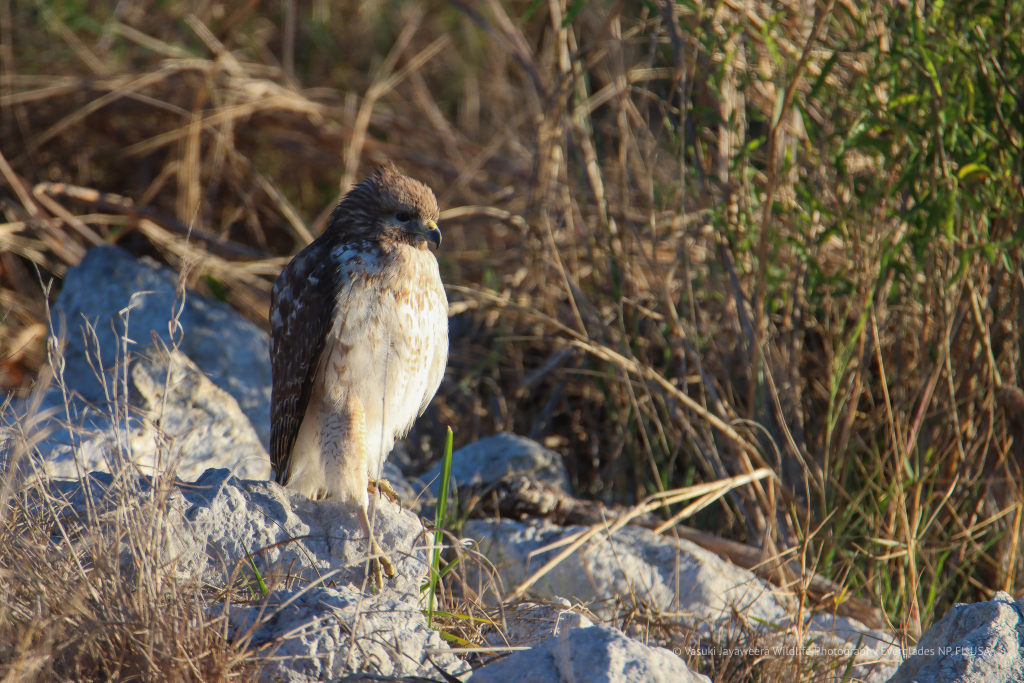
#> input picture Wildlife Photos/Everglades National Park, Florida/IMG_7093.jpg, 2048 x 1365 px (shown at 1/2 size)
$ python -i generate-web-images.py   (imports and definitions only)
#> lines starting #> are read from the running program, lines starting #| are printed output that depends on the picture
#!/usr/bin/env python3
"""Generates fast-loading web copies of the wildlife photos.

The originals in "Wildlife Photos/<park>/<file>" are straight-off-the-camera
files (several MB each, some 12+ MP) -- great for prints, way more than a
browser needs to display in a grid. This script mirrors every photo into
"wildlife/assets/web/<park>/<file>" resized to a max of WEB_MAX_DIMENSION px
on the long edge and re-encoded at WEB_JPEG_QUALITY, which is what the site
actually links to (see wildlife/assets/parks.js: webPhotoUrl), with a
watermark stamped on. The originals are left untouched, are gitignored, and
are never published -- prints are fulfilled from them by request.

Re-run any time photos are added; already-up-to-date web copies (destination
newer than source) are skipped, so it's safe/cheap to run repeatedly. Pass
--force to regenerate everything regardless.

Usage: python wildlife/scripts/generate-web-images.py [--force]
Requires Pillow: pip install Pillow
"""

import sys
from pathlib import Path

from PIL import Image, ImageDraw, ImageFont, ImageOps

REPO_ROOT = Path(__file__).resolve().parent.parent.parent
PHOTOS_DIR = REPO_ROOT / "Wildlife Photos"
WEB_DIR = REPO_ROOT / "wildlife" / "assets" / "web"

IMAGE_EXTENSIONS = {".jpg", ".jpeg", ".png"}
# Animated/exotic formats aren't safe to re-encode with this approach --
# pages just fall back to the original file for these (see parks.js).
SKIP_EXTENSIONS = {".gif", ".webp"}

WEB_MAX_DIMENSION = 900  # px, long edge
WEB_JPEG_QUALITY = 82

# Watermark stamped onto every web copy: a tiled, diagonal, semi-transparent
# line of text (hard to crop or clone out) plus a solid corner credit. The
# originals in "Wildlife Photos/" are never modified. Changing any of these
# means re-running with --force so existing web copies get regenerated.
WATERMARK_TEXT = "© 4A Holdings Company"
WATERMARK_TILE_OPACITY = 30   # 0-255, for the diagonal tiled text
WATERMARK_CORNER_OPACITY = 200
WATERMARK_ANGLE = 30
WATERMARK_FONT_CANDIDATES = [
    "C:/Windows/Fonts/arialbd.ttf",
    "/Library/Fonts/Arial Bold.ttf",
    "/usr/share/fonts/truetype/dejavu/DejaVuSans-Bold.ttf",
]

# Every on-page use of this "web" tier is a grid thumbnail -- park-cover
# (minmax(280px, 1fr)) and photo-grid (minmax(240px, 1fr)) in
# wildlife/assets/style.css, both capped well under 400px CSS-wide even on a
# wide screen (the grid adds tracks rather than stretching one card full
# width). "Full resolution" on this site always means the original file
# (photoUrl(), opened in a new tab for anyone wanting a print) -- this tier
# is never displayed any larger than a small grid tile. 900px covers a
# ~360px tile at 2.5x pixel density with real headroom, at roughly a
# quarter of the decoded-memory footprint of the old 1920px cap (each
# 1920px photo was ~11.5MB decoded in the browser regardless of its ~300px
# on-screen size -- a 15-20 photo gallery could add 150MB+ of that during a
# scroll-through). If a larger in-page view (e.g. a lightbox) is ever added,
# give it its own tier rather than raising this one.


# [7 lines left out: function human_size, not called in this run]


def load_font(size):
    for candidate in WATERMARK_FONT_CANDIDATES:
        try:
            return ImageFont.truetype(candidate, size)
        except OSError:
            continue
    return ImageFont.load_default(size)


def apply_watermark(img):
    img = img.convert("RGBA")
    w, h = img.size

    # Diagonal tiles: draw a grid of text on an oversized transparent layer,
    # rotate it, then crop back to the photo.
    font = load_font(max(14, w // 22))
    probe = ImageDraw.Draw(Image.new("RGBA", (1, 1)))
    left, top, right, bottom = probe.textbbox((0, 0), WATERMARK_TEXT, font=font)
    tw, th = right - left, bottom - top
    side = int((w * w + h * h) ** 0.5) + 2 * tw
    layer = Image.new("RGBA", (side, side), (0, 0, 0, 0))
    draw = ImageDraw.Draw(layer)
    step_x, step_y = int(tw * 1.6), int(th * 5)
    for row, y in enumerate(range(0, side, step_y)):
        offset = (row % 2) * step_x // 2
        for x in range(-step_x, side, step_x):
            draw.text((x + offset, y), WATERMARK_TEXT, font=font,
                      fill=(255, 255, 255, WATERMARK_TILE_OPACITY),
                      stroke_width=1, stroke_fill=(0, 0, 0, WATERMARK_TILE_OPACITY))
    layer = layer.rotate(WATERMARK_ANGLE, resample=Image.BICUBIC)
    cx, cy = (side - w) // 2, (side - h) // 2
    img = Image.alpha_composite(img, layer.crop((cx, cy, cx + w, cy + h)))

    # Solid-ish corner credit.
    corner_font = load_font(max(12, w // 38))
    draw = ImageDraw.Draw(img)
    l, t, r, b = draw.textbbox((0, 0), WATERMARK_TEXT, font=corner_font)
    margin = max(8, w // 70)
    pos = (w - (r - l) - margin - l, h - (b - t) - margin - t)
    draw.text(pos, WATERMARK_TEXT, font=corner_font,
              fill=(255, 255, 255, WATERMARK_CORNER_OPACITY),
              stroke_width=2, stroke_fill=(0, 0, 0, WATERMARK_CORNER_OPACITY))
    return img.convert("RGB")


def resize_one(src_path, dest_path):
#> called with dest_path = 'out.png'
    with Image.open(src_path) as img:
        # Bake in the EXIF rotation now, since we're stripping metadata below.
#> img is the input picture: PIL image 2048x1365 RGB; mean R, G, B 103.6, 92.9, 76.9
        img = ImageOps.exif_transpose(img)
        img.thumbnail((WEB_MAX_DIMENSION, WEB_MAX_DIMENSION), Image.LANCZOS)
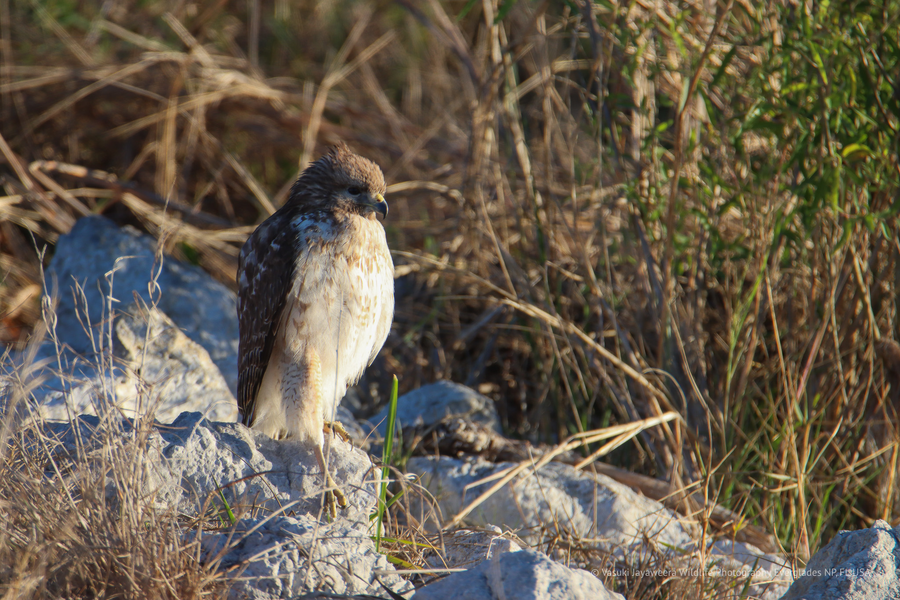
#> img: PIL image 900x600 RGB; mean R, G, B 103.6, 92.9, 76.9
        img = apply_watermark(img)
#> in apply_watermark, `layer = Image.new("RGBA", (side, side), (0, 0, 0, 0))`: layer: PIL image 2071x2071 RGBA; every value is 0
#> in apply_watermark, `layer = layer.rotate(WATERMARK_ANGLE, resample=Image.BICUBIC)`:
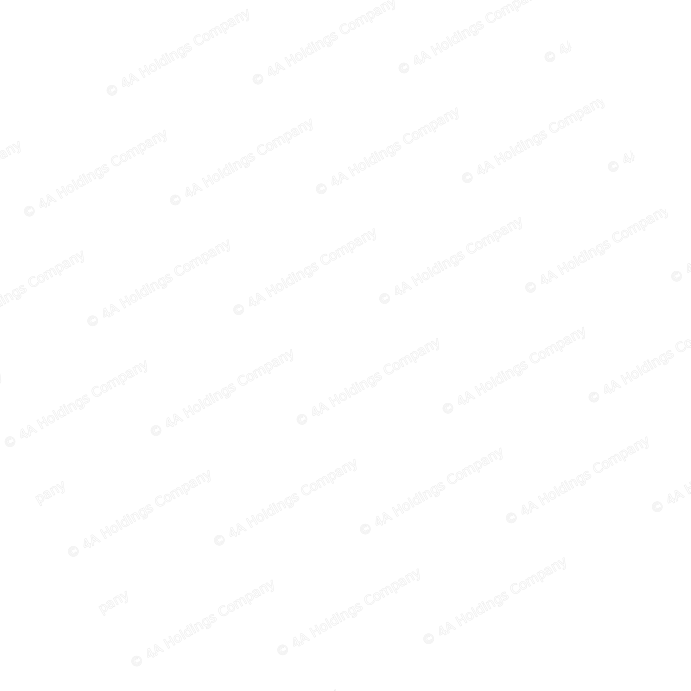
#> layer: PIL image 2071x2071 RGBA (shown at 1/3 size); mean R, G, B, A 5.5, 5.5, 5.5, 1.1; transparent parts drawn white
#> in apply_watermark, `l, t, r, b = draw.textbbox((0, 0), WATERMARK_TEXT, font=corner_font)`: l = 0; t = 5; r = 285; b = 27
#> in apply_watermark, `pos = (w - (r - l) - margin - l, h - (b - t) - margin - t)`: pos = (603, 561)

#> (the run stopped early here; a loop or call above may not have finished)

$ run again, on Wildlife Photos/Kumuna National Park, Sri Lanka/IMG_0466.JPG
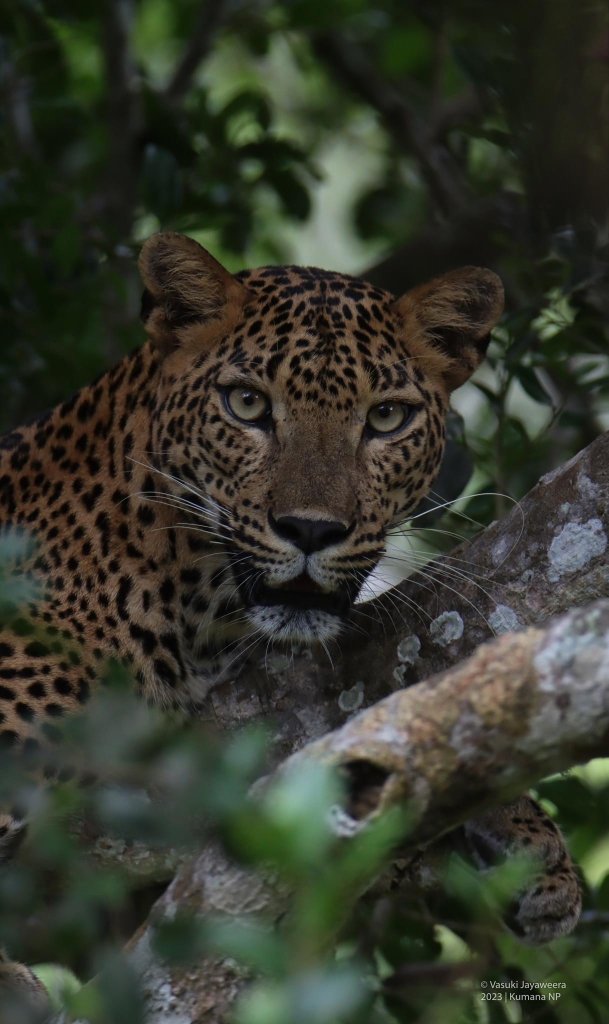
#> input picture Wildlife Photos/Kumuna National Park, Sri Lanka/IMG_0466.JPG, 1217 x 2048 px (shown at 1/2 size)
#> in resize_one, img is the input picture: PIL image 1217x2048 RGB; mean R, G, B 52.7, 55.7, 44
#> in resize_one, `img.thumbnail((WEB_MAX_DIMENSION, WEB_MAX_DIMENSION), Image.LANCZOS)`:
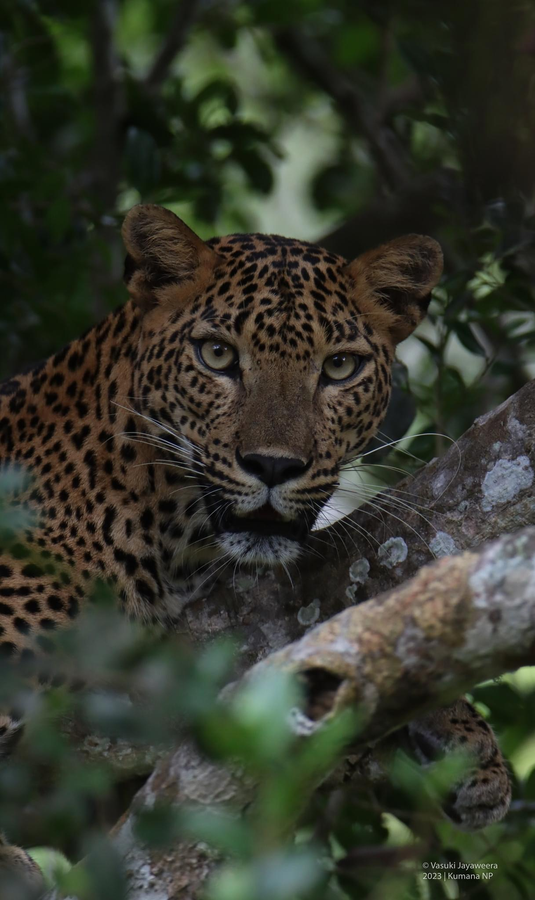
#> img: PIL image 535x900 RGB; mean R, G, B 52.7, 55.7, 44
#> l = 0; t = 2; r = 173; b = 16
#> pos = (354, 876)

$ run again, on Wildlife Photos/Kumuna National Park, Sri Lanka/IMG_0467.JPG
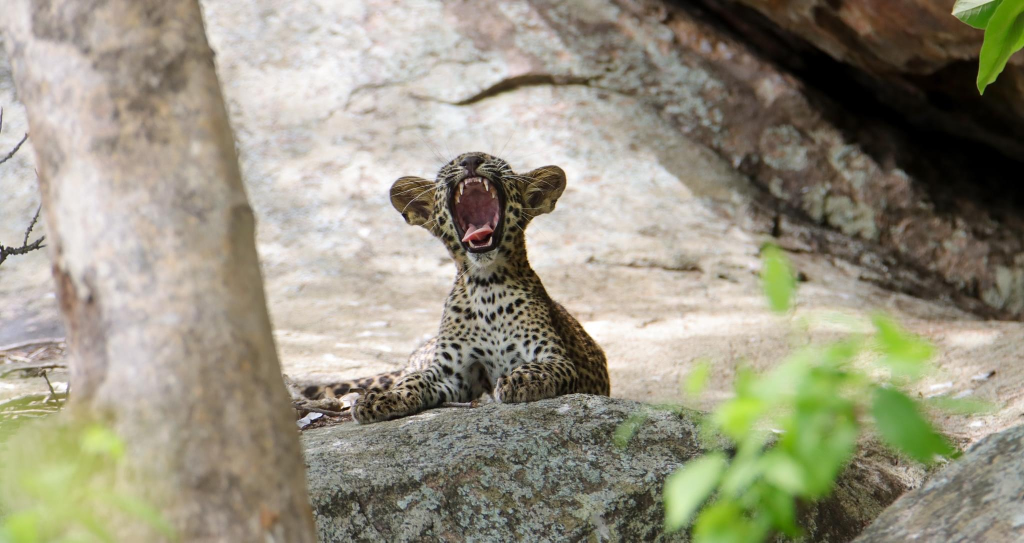
#> input picture Wildlife Photos/Kumuna National Park, Sri Lanka/IMG_0467.JPG, 2048 x 1085 px (shown at 1/2 size)
#> in resize_one, img is the input picture: PIL image 2048x1085 RGB; mean R, G, B 151.4, 147.2, 128.6
#> in resize_one, `img.thumbnail((WEB_MAX_DIMENSION, WEB_MAX_DIMENSION), Image.LANCZOS)`:
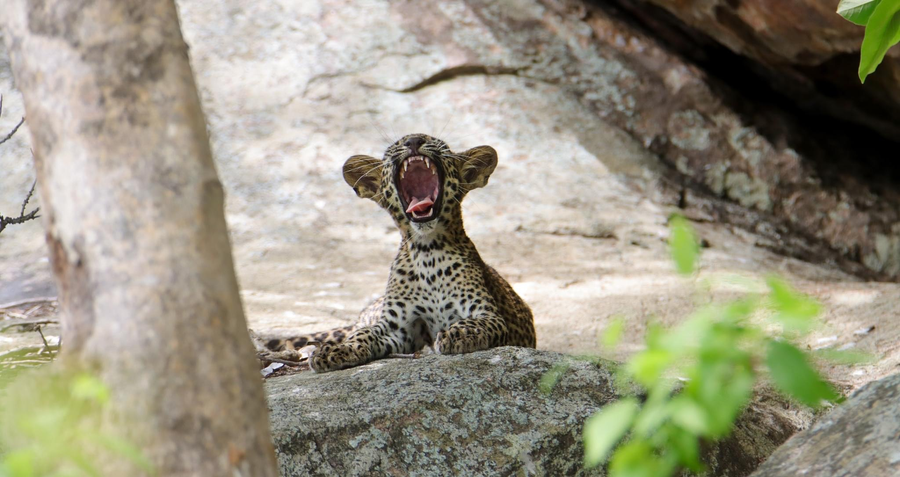
#> img: PIL image 900x477 RGB; mean R, G, B 151.4, 147.2, 128.6
#> l = 0; t = 5; r = 285; b = 27
#> pos = (603, 438)

$ run again, on Wildlife Photos/Smokey Mountains, Tenessee/unnamed.jpg
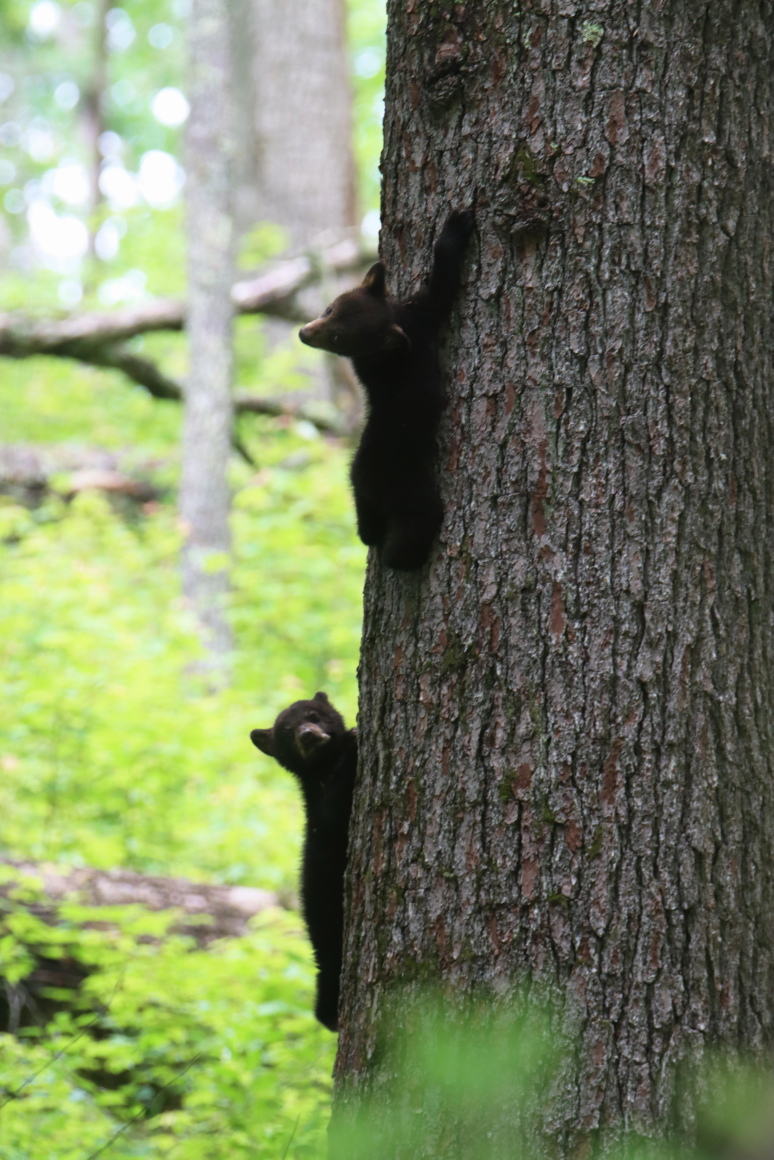
#> input picture Wildlife Photos/Smokey Mountains, Tenessee/unnamed.jpg, 4640 x 6960 px (shown at 1/6 size)
#> in resize_one, img is the input picture: PIL image 4640x6960 RGB; mean R, G, B 120.5, 131, 97.3
#> in resize_one, `img.thumbnail((WEB_MAX_DIMENSION, WEB_MAX_DIMENSION), Image.LANCZOS)`:
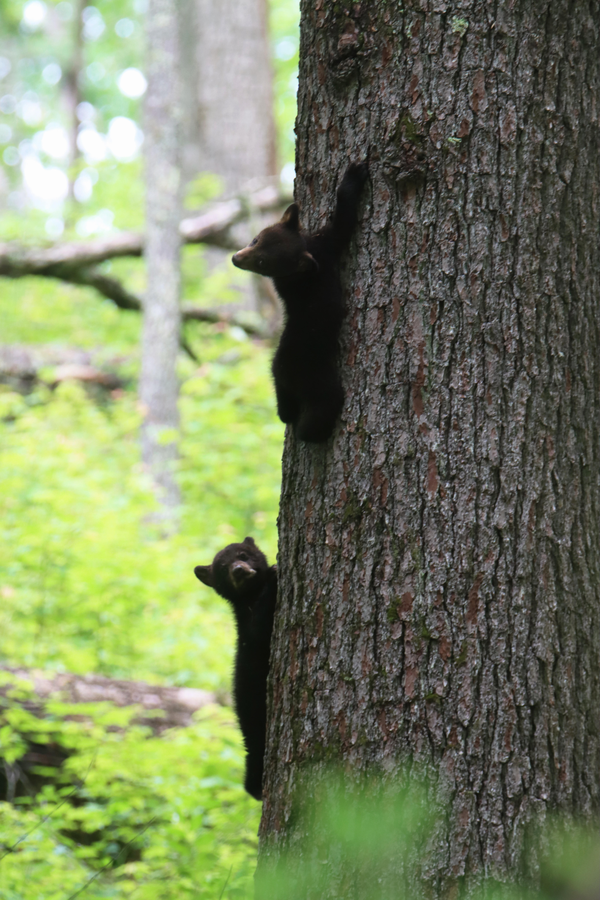
#> img: PIL image 600x900 RGB; mean R, G, B 120.4, 130.9, 97.2
#> l = 0; t = 3; r = 186; b = 17
#> pos = (406, 875)
